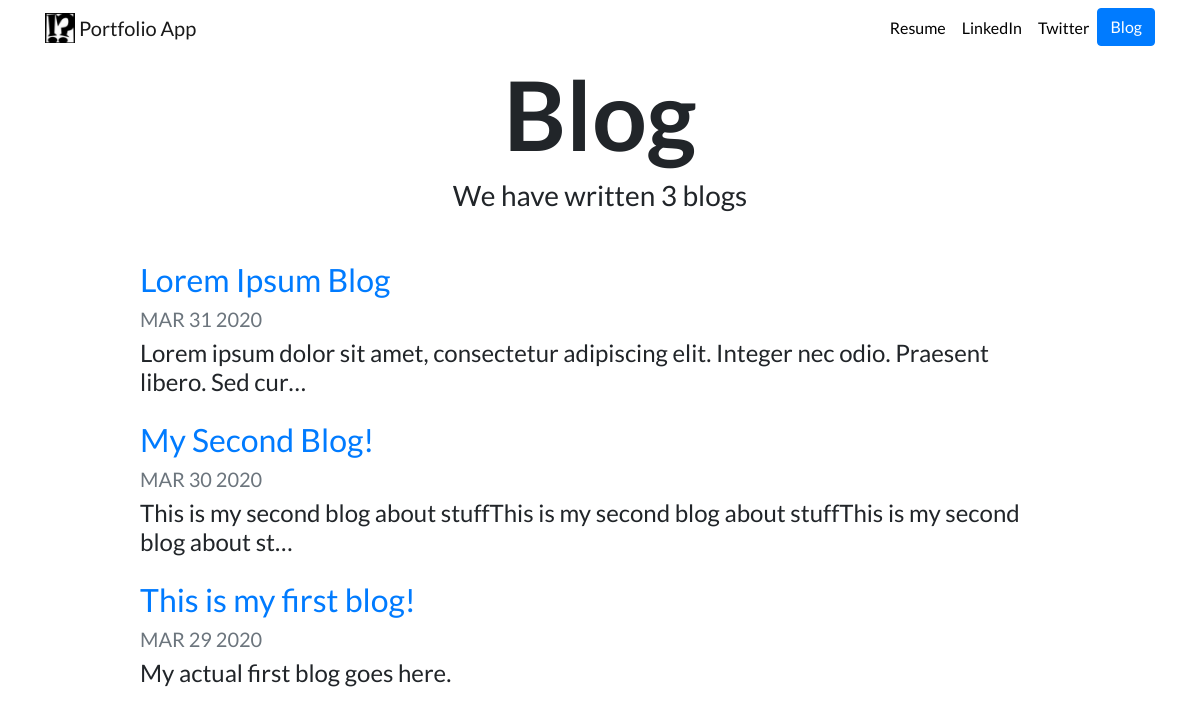
Screenshot of /blog/ with the database file from the repository.
### blog/models.py (models this page shows, shortened)
class Blog(models.Model):
    title = models.CharField(max_length=200)
    description = models.TextField()
    date = models.DateField(auto_now=False, auto_now_add=False)

### blog/views.py (the view)
# urls.py: path('', views.all_blogs, name='all_blogs'),
def all_blogs(request):
    blogs = Blog.objects.order_by('-date')
    return render(request, 'blog/all_blogs.html', {'blogs':blogs} )

### blog/templates/blog/all_blogs.html
{% extends "portfolio/base.html" %}
{% load static %}
{% block content %}
<h1 id="blogtitle" class="font-weight-bold text-center">Blog</h1>
<h3 class="text-center mb-5">We have written {{ blogs.count }} blog{{ blogs.count|pluralize }}</h3>
{% for blog in blogs %}
<div class="row justify-content-center my-3">
  <div class="col-md-10">
    <a href="{% url 'blog:detail' blog.id %}">
      <h2>{{ blog.title }}</h2>
    </a>
    <h5 class="text-muted">{{ blog.date|date:'M d Y'|upper }}</h5>
    <h4>{{ blog.description|striptags|truncatechars:100 }}</h4>
  </div>
</div>
{% endfor %}
{% endblock %}

### portfolio/static/portfolio/custom.css (style rules this page uses)
body { font-family: 'Lato', sans-serif; }
#blogtitle { font-size: 6rem; }

### rows the page displays
Blog: title "Lorem Ipsum Blog", date "MAR 31 2020", description "Lorem ipsum dolor sit amet, consectetur adipiscing elit. Integer nec odio. Praesent libero. Sed cur…"
Blog: title "My Second Blog!", date "MAR 30 2020", description "This is my second blog about stuffThis is my second blog about stuffThis is my second blog about st…"
Blog: title "This is my first blog!", date "MAR 29 2020", description "My actual first blog goes here."

### other values shown
{{ blogs.count }} "3"
